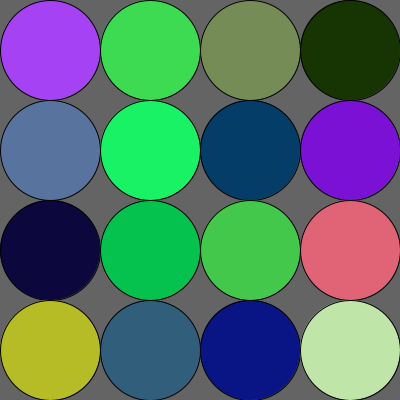
Frame 1 (no input)
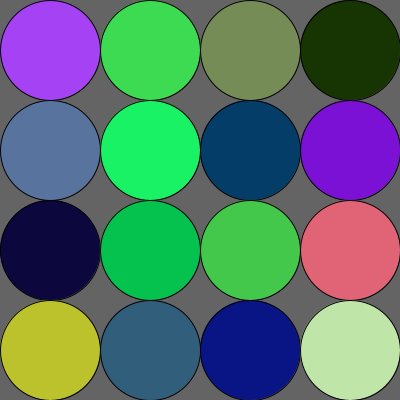
Frame 60 (the mouse pressed at the canvas centre just before this capture)
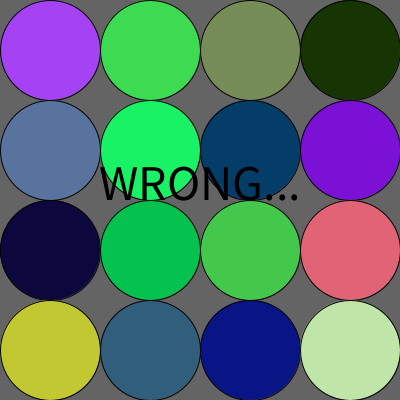
Frame 120 (the mouse held since frame 60 and released just before this capture)

The Processing sketch that drew these frames (run headless with seeded random() and noise(); from frame 60 on, the mouse is pressed at the canvas centre):

// Processing sketch: Exercise8
// ── Exercise8.pde
class Circle{
  float x,y,s,r,g,b;
  Circle(float x,float y,float s){
    this.x = x;
    this.y = y;
    this.s = s;
    this.r = random(256);
    this.g = random(256);
    this.b = random(256);
  }
  void display(){
    fill(this.r,this.g,this.b);
    ellipse(this.x,this.y,this.s,this.s);
  }
}
Circle[] balls = new Circle[16];
int atari = 0;
float dr=0.1,dg=0.1,db=0.1;
boolean bad=false,good=false;
void setup() {
  size(400,400);
  for (int i=0; i<16; i++){
    Circle en = new Circle(50+i%4*100,50+i/4*100,100);
    balls[i] = en;
  }
  atari = (int)random(16);
  print(atari);
}
void draw() {
  background(100);
  balls[atari].r += dr;
  if (balls[atari].r < 0 || balls[atari].r > 255)
    dr *= -1;
  balls[atari].g += dg;
  if (balls[atari].g < 0 || balls[atari].g > 255)
    dg *= -1;
  balls[atari].b += db;
  if (balls[atari].b < 0 || balls[atari].b > 255)
    db *= -1;
  for (Circle b : balls) {
    b.display();
  }
  if (bad) {
    fill(0);
    textSize(50);
    textAlign(CENTER);
    text("WRONG...",width/2,height/2);
    return;
  }
  if (good) {
    fill(0);
    textSize(50);
    textAlign(CENTER);
    text("GOOD!!",width/2,height/2);
    return;
  }
}
void mousePressed() {
  float dst = dist(mouseX,mouseY,balls[atari].x,balls[atari].y);
  if (dst<50)
    good = true;
  else
    bad = true;
}
